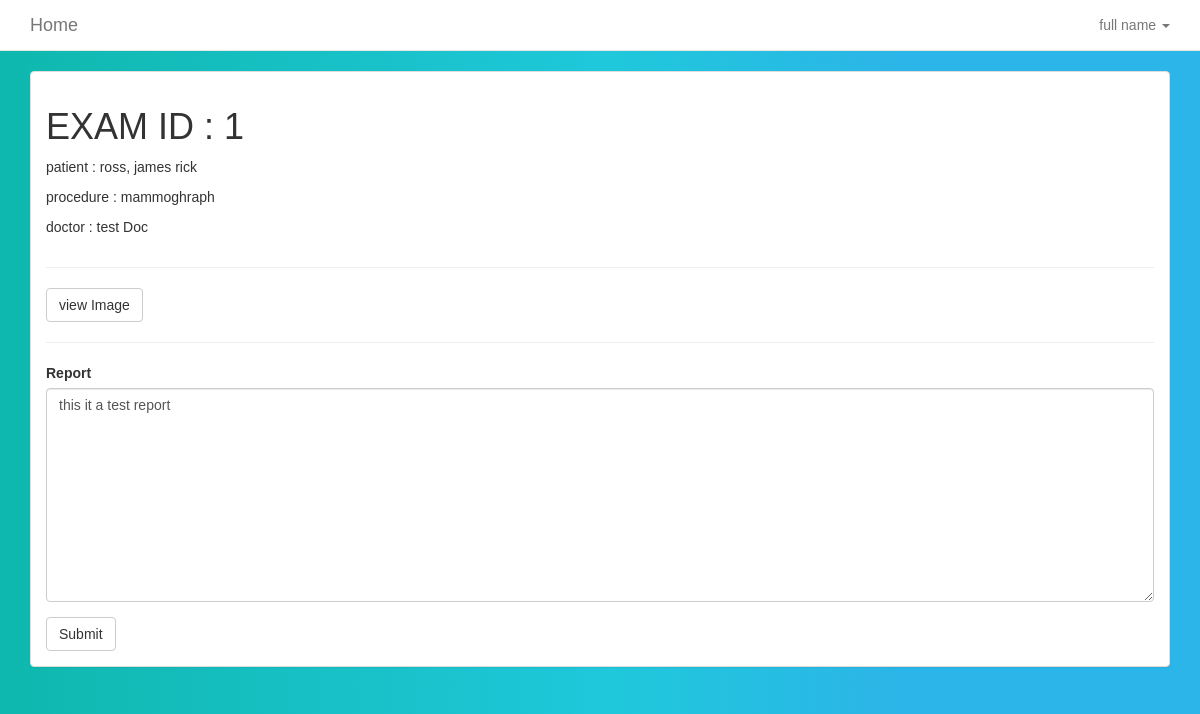
/editreport?exam_id=1 (signed in), run on the app's committed database.
### tables this page shows
CREATE TABLE `reports` (
  `id` varchar(30) NOT NULL,
  `reviewer_id` varchar(30) NOT NULL,
  `exam_id` varchar(30) NOT NULL,
  `patient_id` varchar(30) NOT NULL,
  `report` text NOT NULL,
  `created_at` timestamp NOT NULL DEFAULT CURRENT_TIMESTAMP
);

CREATE TABLE `patient_details` (
  `patient_id` varchar(30) NOT NULL,
  `patient_name` varchar(50) NOT NULL,
  `birthday` date NOT NULL,
  `phonenumber` varchar(50) NOT NULL,
  `national_id` varchar(50) NOT NULL,
  `status` varchar(11) NOT NULL,
  `gender` varchar(10) NOT NULL,
  `created_at` timestamp NOT NULL DEFAULT CURRENT_TIMESTAMP
);

CREATE TABLE `exam_info` (
  `exam_id` varchar(30) NOT NULL,
  `performer_id` varchar(30) NOT NULL,
  `patient_id` varchar(30) NOT NULL,
  `req_physician` varchar(50) NOT NULL,
  `modality` varchar(2) NOT NULL,
  `exam_name` varchar(50) NOT NULL,
  `exam_reason` text NOT NULL,
  `receipt` varchar(20) NOT NULL,
  `amount` int(11) NOT NULL,
  `created_at` timestamp NOT NULL DEFAULT CURRENT_TIMESTAMP ON UPDATE CURRENT_TIMESTAMP,
  `exam_done` tinyint(4) NOT NULL,
  `report_done` tinyint(4) NOT NULL
);

### app/conn_db.php (called while the page is built, shortened)
<?php
$conn = "";
function affected() {
    global $conn, $rows_affected;
    $rows_affected = mysqli_affected_rows($conn);
    if ($rows_affected < 1) {
        $error_sql ="No information added to or retreived from database. Try checking your parameters" . "<br>";
        error_handler($error_sql, mysqli_errno($conn), mysqli_error($conn));
        return 0;
    }
    else {
        return $rows_affected;
    }
}
function db_query($sql) {
    global $conn;
    $result = $conn->query($sql);
    if ($result == FALSE) {
        $error_sql = "Error querying db, check sql statement" . "<br>";
        error_handler($error_sql, mysqli_errno($conn), mysqli_error($conn));
    }
    else {
        return $result;
    }
}
?>

### views_user/editreport.php (the view, shortened to what this page needs)
<?php
if(isset($_GET['exam_id'])){
 $id = $_GET['exam_id'];
 $select = "SELECT * FROM exam_info INNER JOIN patient_details ON exam_info.patient_id=patient_details.patient_id INNER JOIN reports ON exam_info.exam_id=reports.exam_id where exam_info.exam_id='$id'";
$aexam = db_query($select);
$_exam = $aexam->fetch_assoc();
}
?>
    <div class="section">
      <div class="container">
           <div class="panel panel-default panel-faded">
                <div class="panel-body">
        <div class="row">
          <div class="col-md-12">
            <h1>EXAM ID : <?php echo $_exam["exam_id"];?></h1>
          </div>
          <div class="col-md-12">
            <p>patient : <?php echo $_exam["patient_name"];?></p>
            <p>procedure : <?php echo $_exam["exam_name"];?></p>
            <p>doctor : <?php echo $_exam["req_physician"];?></p>
          </div>
          <div class="col-md-12">
            <hr>
            <div class="btn-group">
              <a href="#" class="btn btn-default">view Image</a>
            </div>
             <hr>
          </div>
          <div class="col-md-12">
            <form method="post">
              <div class="form-group">
                <label class="control-label">Report</label>
                <textarea class="form-control" name="report" rows="10"><?php echo $_exam["report"];?></textarea>
              </div>
              <button type="submit" class="btn btn-default">Submit</button>
            </form>
          </div>
        </div>
      </div>
    </div>
    </div>
    </div>

### assets/css/style.css (style rules this page uses)
body { background:linear-gradient(90deg, #0fb8ad 0%, #1fc8db 51%, #2cb5e8 75%); font-family: Arial,sans-serif; }

### data on the page
reports: exam "1", patient.patient_name "ross, james rick", exam_info.exam_name "mammoghraph", exam_info.req_physician "test Doc", report "this it a test report"

### other printed values
$_SESSION["full_name"] "full name"
